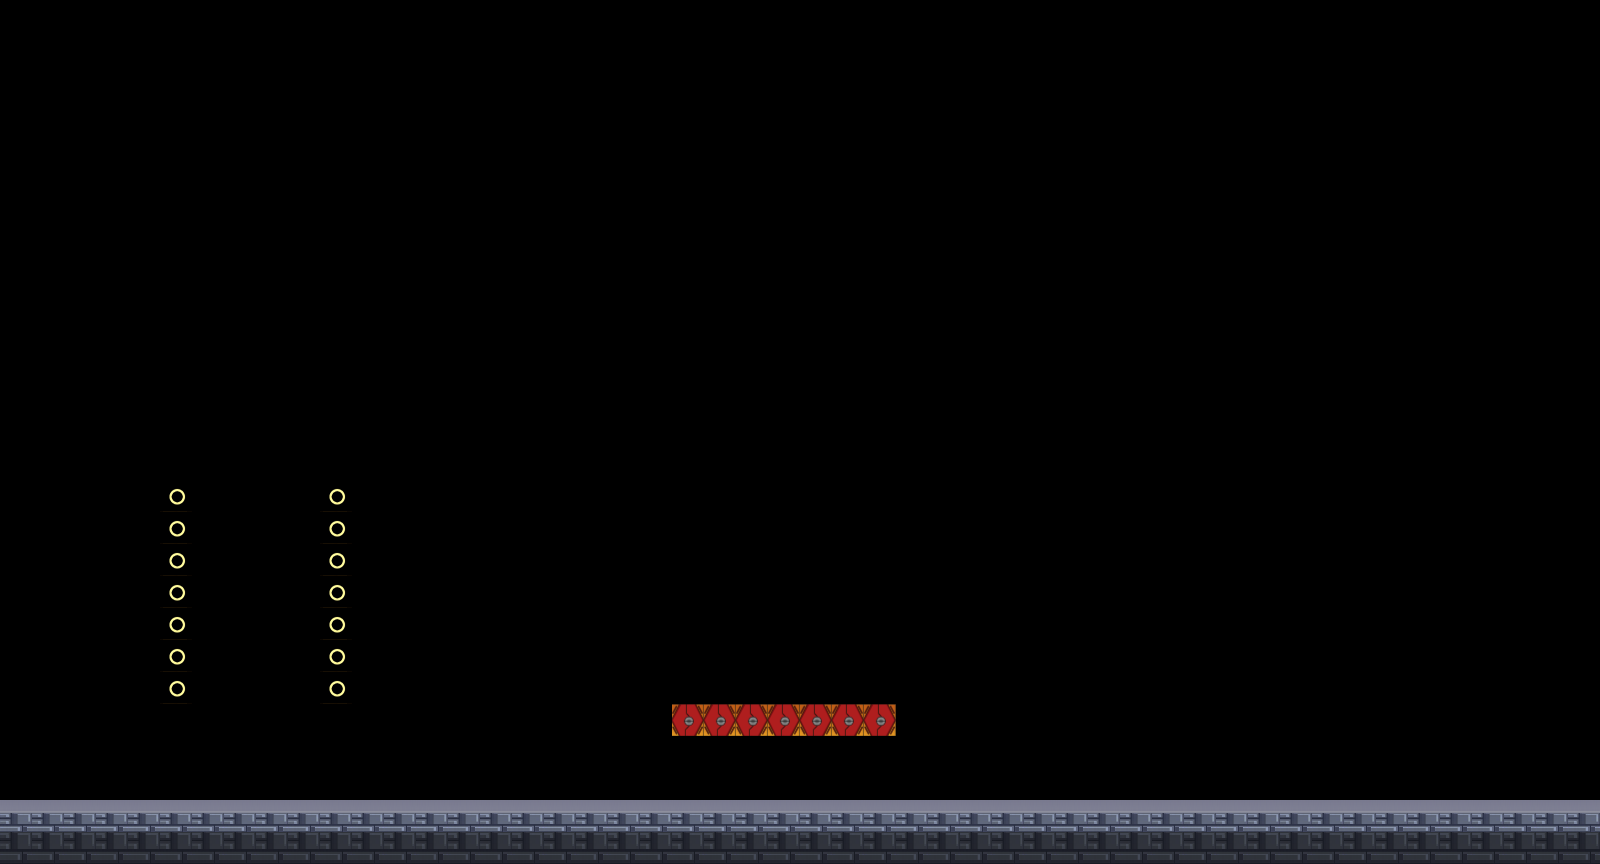

The image is a tile-based game level rendered from a .tmx file. Its description and source (layers, tilesets, objects; grid data summarised) follow:
An orthogonal 50x27 tile map with 32x32 px tiles, 4 tile layers (nocollide2, nocollide, layer, upperTile).

<map version="1.5" tiledversion="1.7.2" orientation="orthogonal" renderorder="right-down" width="50" height="27" tilewidth="32" tileheight="32" infinite="0" nextlayerid="5" nextobjectid="1">
 <tileset firstgid="1" name="new_ciudad_tiles" tilewidth="32" tileheight="32" tilecount="435" columns="29">
  <image source="../environment/new_ciudad_tiles.png" width="941" height="480" />
  <tile id="88">
   <properties>
    <property name="name" value="invisible" />
   </properties>
  </tile>
  <tile id="90">
   <properties>
    <property name="name" value="speed" />
   </properties>
  </tile>
  <tile id="92">
   <properties>
    <property name="name" value="coin" />
   </properties>
  </tile>
  <tile id="276">
   <properties>
    <property name="name" value="locked" />
   </properties>
  </tile>
  <tile id="278">
   <properties>
    <property name="name" value="destroyable" />
   </properties>
  </tile>
  <tile id="388">
   <properties>
    <property name="name" value="downFloor" />
   </properties>
  </tile>
  <tile id="390">
   <properties>
    <property name="name" value="door" />
   </properties>
  </tile>
  <tile id="392">
   <properties>
    <property name="name" value="acid" />
   </properties>
  </tile>
 </tileset>
 <layer id="3" name="nocollide2" width="50" height="27">
  <data>[1350 cells, 100 non-empty, 3 distinct tile ids]</data>
 </layer>
 <layer id="2" name="nocollide" width="50" height="27">
  <data>[1350 cells, 0 non-empty, 0 distinct tile ids]</data>
 </layer>
 <layer id="1" name="layer" width="50" height="27">
  <data>[1350 cells, 107 non-empty, 3 distinct tile ids]</data>
 </layer>
 <layer id="4" name="upperTile" width="50" height="27">
  <data>[1350 cells, 14 non-empty, 1 distinct tile ids]</data>
 </layer>
</map>
